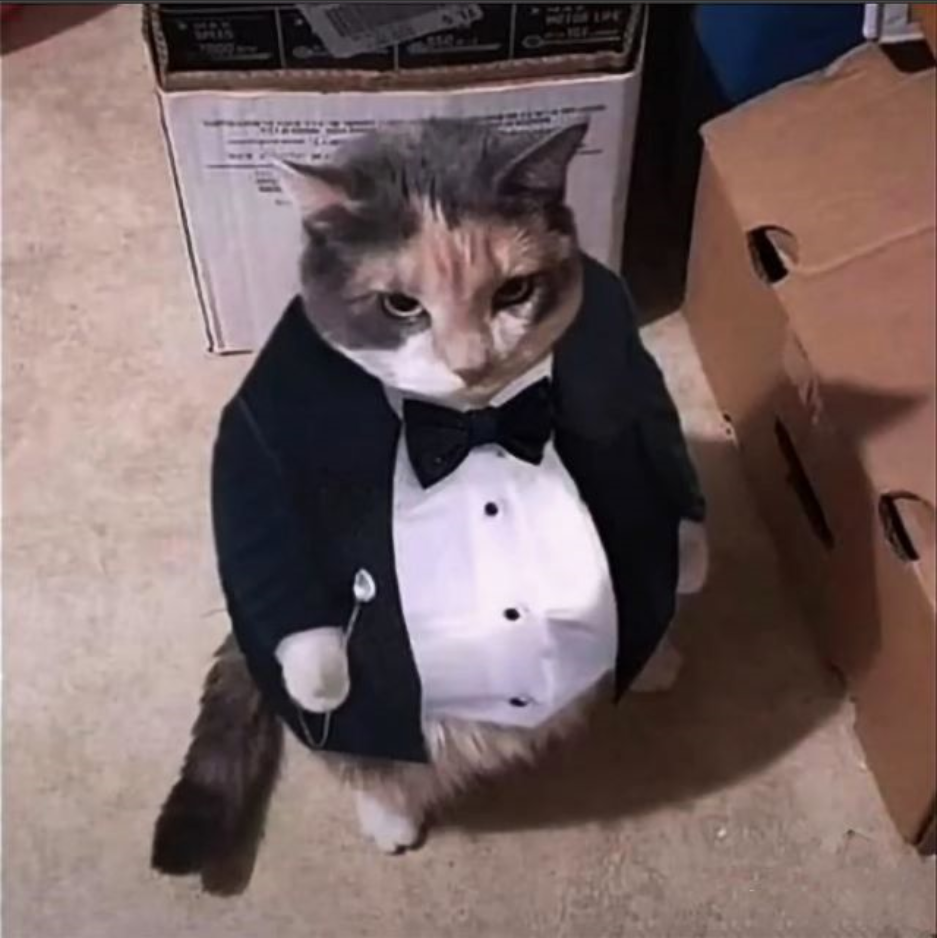
#> input picture semestre-5/Procesamiento digital de images/img/profile.png, 937 x 938 px
$ python clase.py
#> lines starting #> are read from the running program, lines starting #| are printed output that depends on the picture
### semestre-5/Procesamiento digital de images/helpers/functions.py
import copy
import numpy as np
import cv2
import matplotlib.pyplot as plt

# [4 lines left out: function render, not called in this run]

def information(img):
    print("size:",img.shape)
    print("max:",np.max(img))
    print("min:", np.min(img))

# [90 lines left out: functions segmentation, clear_img, render_with_lines, get_coordinates_of_color, create_border_of_color, draw_border and 1 more, not called in this run]

### semestre-5/Procesamiento digital de images/clase4/clase.py
import numpy as np
import cv2
import matplotlib.pyplot as plt
from helpers.functions import information

def get_sampling(step,img):
    # [10 lines of commented-out code are left out]

    sampling = img[::step,::step]

    return sampling

def get_histogram(img,width):
    (row,column) = img.shape
    histogram = np.zeros((width,))
    for i in range(row):
        for j in range(column):
            position = img[i,j]
            histogram[position] += 1

    return histogram


cat_img = cv2.imread("../img/profile.png")
#> cat_img is the input picture: shape (938, 937, 3); mean B, G, R 98.7, 99.8, 117.9
cat_img_channel = cat_img[:,:,0]
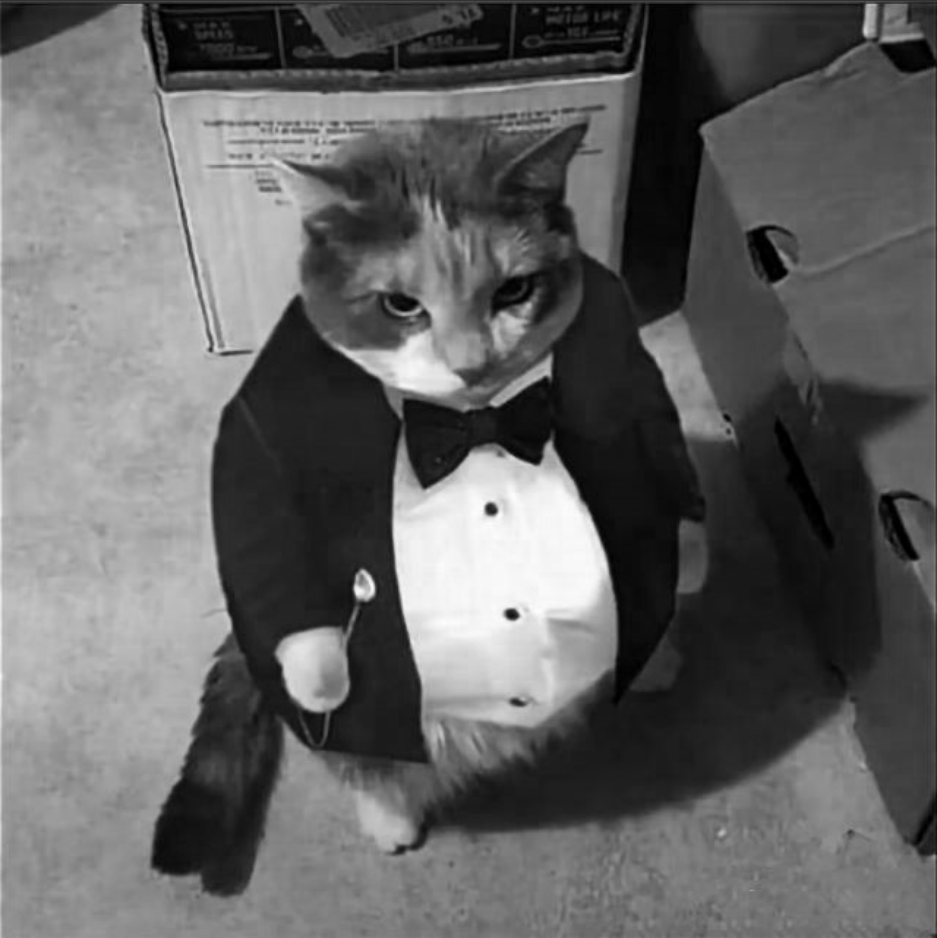
#> cat_img_channel: shape (938, 937); min 0, max 253, mean 98.7
#plt.figure(figsize=(8,8))
#plt.imshow(cat_img_channel, cmap="gray")
#plt.show()

# GET SAMPLING OF CAT_IMG
sampling_cat = get_sampling(2, cat_img_channel)
# plt.imshow(sampling_cat, cmap="gray")
information(sampling_cat)
#| size: (469, 469)
#| max: 253
#| min: 0

# GET HISTOGRAM OF SAMPLING
fields_count=256 # 0 - 255 representation of pixel colours in scale of gray
sampling_histogram= get_histogram(sampling_cat,fields_count)
#> after the loop in get_histogram, `for i in range(row):`: histogram = 256 values, max 2900 at index 32, min 0 at index 254, mean 859.2
#> sampling_histogram has the same summary as histogram in get_histogram
plt.figure(figsize=(12,8))
plt.plot(range(fields_count),sampling_histogram[0:fields_count])
plt.show()
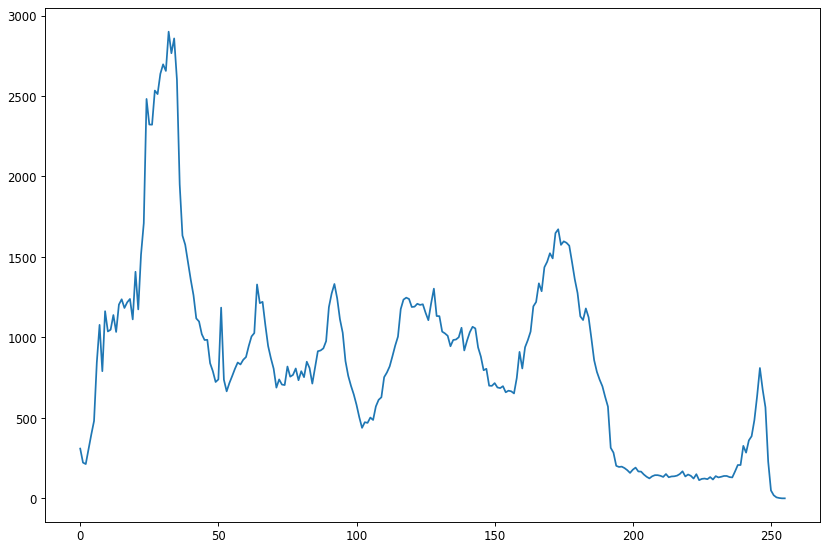
#> figure drawn by matplotlib, 1 panel; curve peaks at x = 32, y = 2900

$ run again, with semestre-5/Procesamiento digital de images/img/frutos_rojos.png copied over semestre-5/Procesamiento digital de images/img/profile.png
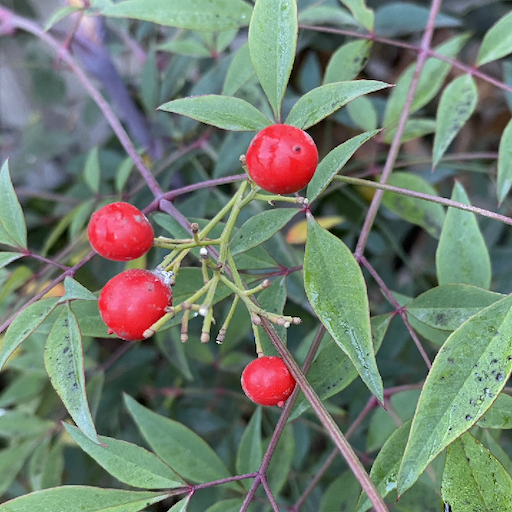
#> input picture semestre-5/Procesamiento digital de images/img/frutos_rojos.png, 512 x 512 px
#> cat_img is the input picture: shape (512, 512, 3); mean B, G, R 111.7, 125.1, 112.8
#> in get_sampling, `sampling = img[::step,::step]`:
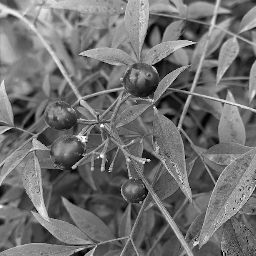
#> sampling: shape (256, 256); min 0, max 255, mean 111.8
#| size: (256, 256)
#| max: 255
#| min: 0
#> after the loop in get_histogram, `for i in range(row):`: histogram = 256 values, max 588 at index 111, min 0 at index 246, mean 256
#> sampling_histogram has the same summary as histogram in get_histogram
#> `plt.show()`:
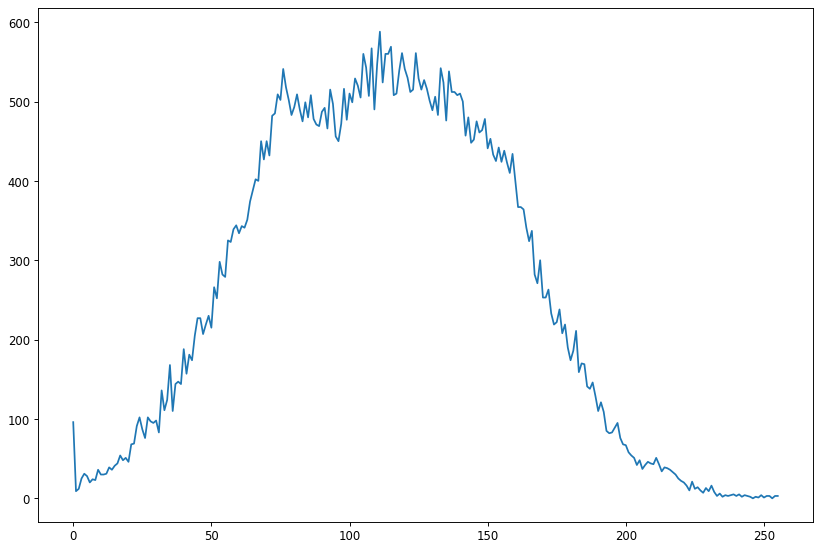
#> figure drawn by matplotlib, 1 panel; curve peaks at x = 111, y = 588

$ run again, with semestre-5/Procesamiento digital de images/img/rices.png copied over semestre-5/Procesamiento digital de images/img/profile.png
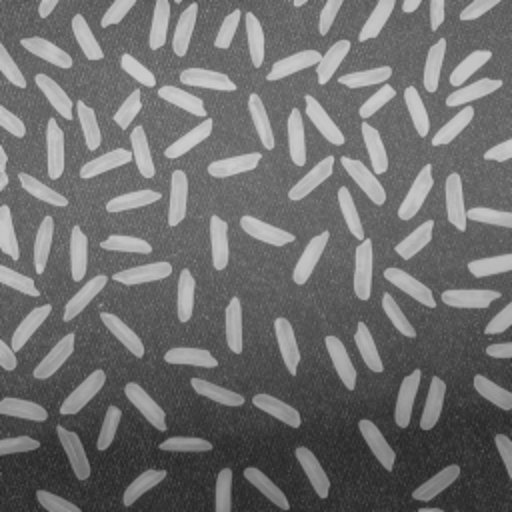
#> input picture semestre-5/Procesamiento digital de images/img/rices.png, 512 x 512 px
#> cat_img is the input picture: shape (512, 512, 3); min 38, max 207, mean 111.3
#> in get_sampling, `sampling = img[::step,::step]`:
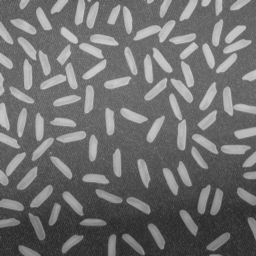
#> sampling: shape (256, 256); min 38, max 206, mean 111.3
#| size: (256, 256)
#| max: 206
#| min: 38
#> after the loop in get_histogram, `for i in range(row):`: histogram = 256 values, max 1579 at index 104, min 0 at index 0, mean 256
#> sampling_histogram has the same summary as histogram in get_histogram
#> `plt.show()`:
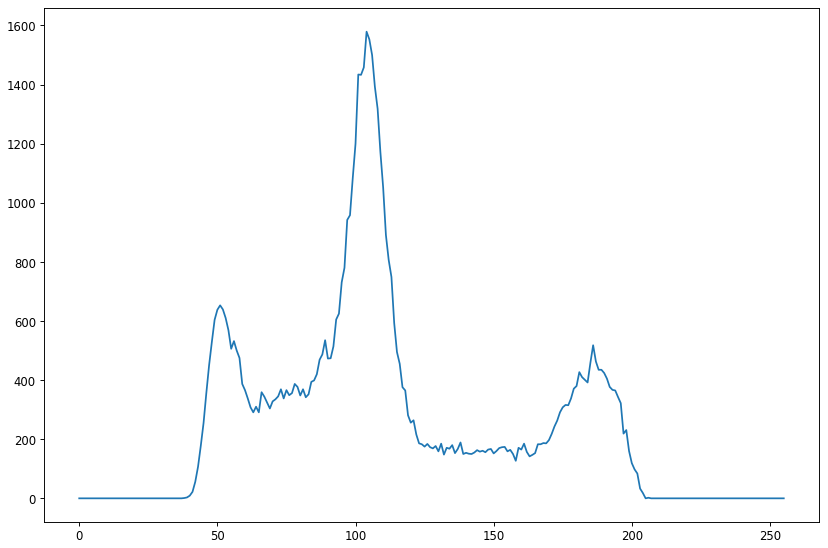
#> figure drawn by matplotlib, 1 panel; curve peaks at x = 104, y = 1579
